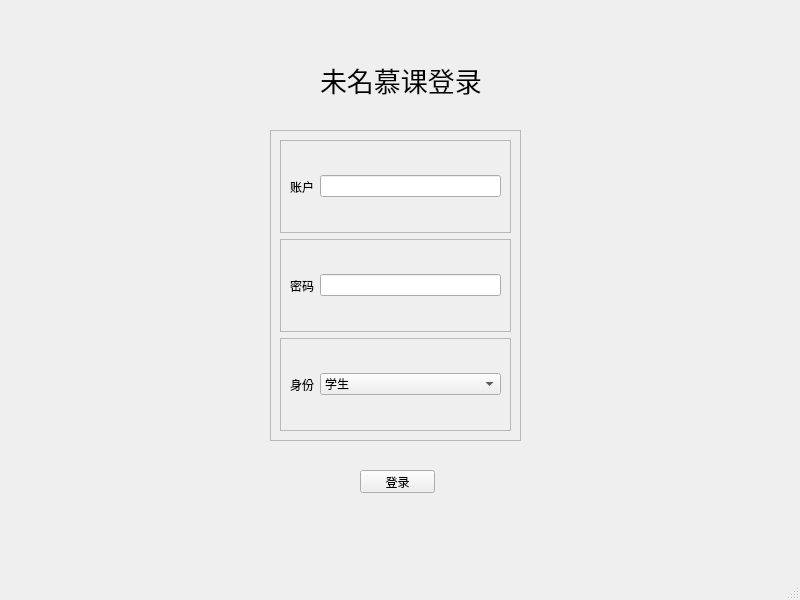
<?xml version="1.0" encoding="UTF-8"?>
<ui version="4.0">
 <class>MainWindow</class>
 <widget class="QMainWindow" name="MainWindow">
  <property name="geometry">
   <rect>
    <x>0</x>
    <y>0</y>
    <width>800</width>
    <height>600</height>
   </rect>
  </property>
  <property name="windowTitle">
   <string>未名慕课登录</string>
  </property>
  <widget class="QWidget" name="centralwidget">
   <widget class="QPushButton" name="loginButton">
    <property name="geometry">
     <rect>
      <x>360</x>
      <y>470</y>
      <width>75</width>
      <height>23</height>
     </rect>
    </property>
    <property name="text">
     <string>登录</string>
    </property>
   </widget>
   <widget class="QFrame" name="frame_4">
    <property name="geometry">
     <rect>
      <x>270</x>
      <y>130</y>
      <width>251</width>
      <height>311</height>
     </rect>
    </property>
    <property name="frameShape">
     <enum>QFrame::StyledPanel</enum>
    </property>
    <property name="frameShadow">
     <enum>QFrame::Raised</enum>
    </property>
    <layout class="QVBoxLayout" name="verticalLayout">
     <item>
      <widget class="QFrame" name="frame_3">
       <property name="frameShape">
        <enum>QFrame::StyledPanel</enum>
       </property>
       <property name="frameShadow">
        <enum>QFrame::Raised</enum>
       </property>
       <layout class="QHBoxLayout" name="horizontalLayout_3">
        <item>
         <widget class="QLabel" name="label">
          <property name="text">
           <string>账户</string>
          </property>
         </widget>
        </item>
        <item>
         <widget class="QLineEdit" name="idLine"/>
        </item>
       </layout>
      </widget>
     </item>
     <item>
      <widget class="QFrame" name="frame">
       <property name="frameShape">
        <enum>QFrame::StyledPanel</enum>
       </property>
       <property name="frameShadow">
        <enum>QFrame::Raised</enum>
       </property>
       <layout class="QHBoxLayout" name="horizontalLayout">
        <item>
         <widget class="QLabel" name="label_2">
          <property name="text">
           <string>密码</string>
          </property>
         </widget>
        </item>
        <item>
         <widget class="QLineEdit" name="passwordLine">
          <property name="maxLength">
           <number>1000</number>
          </property>
         </widget>
        </item>
       </layout>
      </widget>
     </item>
     <item>
      <widget class="QFrame" name="frame_2">
       <property name="frameShape">
        <enum>QFrame::StyledPanel</enum>
       </property>
       <property name="frameShadow">
        <enum>QFrame::Raised</enum>
       </property>
       <layout class="QHBoxLayout" name="horizontalLayout_2">
        <item>
         <widget class="QLabel" name="label_3">
          <property name="text">
           <string>身份</string>
          </property>
         </widget>
        </item>
        <item>
         <widget class="QComboBox" name="identityBox">
          <property name="minimumSize">
           <size>
            <width>181</width>
            <height>0</height>
           </size>
          </property>
          <property name="editable">
           <bool>false</bool>
          </property>
          <property name="currentIndex">
           <number>0</number>
          </property>
          <item>
           <property name="text">
            <string>学生</string>
           </property>
          </item>
          <item>
           <property name="text">
            <string>教师</string>
           </property>
          </item>
          <item>
           <property name="text">
            <string>管理员</string>
           </property>
          </item>
         </widget>
        </item>
       </layout>
      </widget>
     </item>
    </layout>
   </widget>
   <widget class="QLabel" name="label_4">
    <property name="geometry">
     <rect>
      <x>320</x>
      <y>50</y>
      <width>161</width>
      <height>61</height>
     </rect>
    </property>
    <property name="text">
     <string>&lt;html&gt;&lt;head/&gt;&lt;body&gt;&lt;p&gt;&lt;span style=&quot; font-size:20pt;&quot;&gt;未名慕课登录&lt;/span&gt;&lt;/p&gt;&lt;/body&gt;&lt;/html&gt;</string>
    </property>
   </widget>
  </widget>
  <widget class="QStatusBar" name="statusbar"/>
 </widget>
 <resources/>
 <connections>
  <connection>
   <sender>loginButton</sender>
   <signal>clicked()</signal>
   <receiver>MainWindow</receiver>
   <slot>clickLoginButton()</slot>
   <hints>
    <hint type="sourcelabel">
     <x>408</x>
     <y>479</y>
    </hint>
    <hint type="destinationlabel">
     <x>454</x>
     <y>479</y>
    </hint>
   </hints>
  </connection>
 </connections>
 <slots>
  <slot>clickLoginButton()</slot>
 </slots>
</ui>
